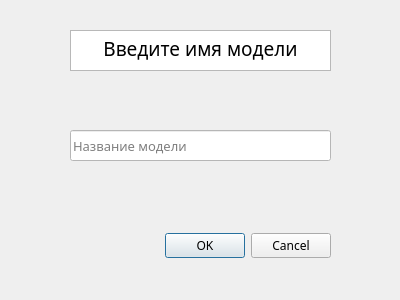
<?xml version="1.0" encoding="UTF-8"?>
<ui version="4.0">
 <class>ModelName</class>
 <widget class="QDialog" name="ModelName">
  <property name="geometry">
   <rect>
    <x>0</x>
    <y>0</y>
    <width>400</width>
    <height>300</height>
   </rect>
  </property>
  <property name="font">
   <font>
    <family>Muller Regular</family>
   </font>
  </property>
  <property name="windowTitle">
   <string>Dialog</string>
  </property>
  <widget class="QDialogButtonBox" name="buttonBox">
   <property name="geometry">
    <rect>
     <x>-10</x>
     <y>230</y>
     <width>341</width>
     <height>32</height>
    </rect>
   </property>
   <property name="orientation">
    <enum>Qt::Horizontal</enum>
   </property>
   <property name="standardButtons">
    <set>QDialogButtonBox::Cancel|QDialogButtonBox::Ok</set>
   </property>
  </widget>
  <widget class="QTextBrowser" name="textBrowser">
   <property name="geometry">
    <rect>
     <x>70</x>
     <y>30</y>
     <width>261</width>
     <height>41</height>
    </rect>
   </property>
   <property name="font">
    <font>
     <family>Muller Regular</family>
     <pointsize>14</pointsize>
    </font>
   </property>
   <property name="lineWidth">
    <number>-2</number>
   </property>
   <property name="html">
    <string>&lt;!DOCTYPE HTML PUBLIC &quot;-//W3C//DTD HTML 4.0//EN&quot; &quot;http://www.w3.org/TR/REC-html40/strict.dtd&quot;&gt;
&lt;html&gt;&lt;head&gt;&lt;meta name=&quot;qrichtext&quot; content=&quot;1&quot; /&gt;&lt;style type=&quot;text/css&quot;&gt;
p, li { white-space: pre-wrap; }
&lt;/style&gt;&lt;/head&gt;&lt;body style=&quot; font-family:'Muller Regular'; font-size:14pt; font-weight:400; font-style:normal;&quot;&gt;
&lt;p align=&quot;center&quot; style=&quot; margin-top:0px; margin-bottom:0px; margin-left:0px; margin-right:0px; -qt-block-indent:0; text-indent:0px;&quot;&gt;&lt;span style=&quot; font-family:'MS Shell Dlg 2';&quot;&gt;Введите имя модели&lt;/span&gt;&lt;/p&gt;&lt;/body&gt;&lt;/html&gt;</string>
   </property>
  </widget>
  <widget class="QLineEdit" name="textFileEdit">
   <property name="enabled">
    <bool>false</bool>
   </property>
   <property name="geometry">
    <rect>
     <x>70</x>
     <y>130</y>
     <width>261</width>
     <height>31</height>
    </rect>
   </property>
   <property name="palette">
    <palette>
     <active>
      <colorrole role="WindowText">
       <brush brushstyle="SolidPattern">
        <color alpha="255">
         <red>0</red>
         <green>0</green>
         <blue>0</blue>
        </color>
       </brush>
      </colorrole>
      <colorrole role="Button">
       <brush brushstyle="SolidPattern">
        <color alpha="255">
         <red>255</red>
         <green>255</green>
         <blue>255</blue>
        </color>
       </brush>
      </colorrole>
      <colorrole role="Light">
       <brush brushstyle="SolidPattern">
        <color alpha="255">
         <red>255</red>
         <green>255</green>
         <blue>255</blue>
        </color>
       </brush>
      </colorrole>
      <colorrole role="Midlight">
       <brush brushstyle="SolidPattern">
        <color alpha="255">
         <red>255</red>
         <green>255</green>
         <blue>255</blue>
        </color>
       </brush>
      </colorrole>
      <colorrole role="Dark">
       <brush brushstyle="SolidPattern">
        <color alpha="255">
         <red>127</red>
         <green>127</green>
         <blue>127</blue>
        </color>
       </brush>
      </colorrole>
      <colorrole role="Mid">
       <brush brushstyle="SolidPattern">
        <color alpha="255">
         <red>170</red>
         <green>170</green>
         <blue>170</blue>
        </color>
       </brush>
      </colorrole>
      <colorrole role="Text">
       <brush brushstyle="SolidPattern">
        <color alpha="255">
         <red>0</red>
         <green>0</green>
         <blue>0</blue>
        </color>
       </brush>
      </colorrole>
      <colorrole role="BrightText">
       <brush brushstyle="SolidPattern">
        <color alpha="255">
         <red>255</red>
         <green>255</green>
         <blue>255</blue>
        </color>
       </brush>
      </colorrole>
      <colorrole role="ButtonText">
       <brush brushstyle="SolidPattern">
        <color alpha="255">
         <red>0</red>
         <green>0</green>
         <blue>0</blue>
        </color>
       </brush>
      </colorrole>
      <colorrole role="Base">
       <brush brushstyle="SolidPattern">
        <color alpha="255">
         <red>255</red>
         <green>255</green>
         <blue>255</blue>
        </color>
       </brush>
      </colorrole>
      <colorrole role="Window">
       <brush brushstyle="SolidPattern">
        <color alpha="255">
         <red>255</red>
         <green>255</green>
         <blue>255</blue>
        </color>
       </brush>
      </colorrole>
      <colorrole role="Shadow">
       <brush brushstyle="SolidPattern">
        <color alpha="255">
         <red>0</red>
         <green>0</green>
         <blue>0</blue>
        </color>
       </brush>
      </colorrole>
      <colorrole role="AlternateBase">
       <brush brushstyle="SolidPattern">
        <color alpha="255">
         <red>255</red>
         <green>255</green>
         <blue>255</blue>
        </color>
       </brush>
      </colorrole>
      <colorrole role="ToolTipBase">
       <brush brushstyle="SolidPattern">
        <color alpha="255">
         <red>255</red>
         <green>255</green>
         <blue>220</blue>
        </color>
       </brush>
      </colorrole>
      <colorrole role="ToolTipText">
       <brush brushstyle="SolidPattern">
        <color alpha="255">
         <red>0</red>
         <green>0</green>
         <blue>0</blue>
        </color>
       </brush>
      </colorrole>
      <colorrole role="PlaceholderText">
       <brush brushstyle="SolidPattern">
        <color alpha="128">
         <red>0</red>
         <green>0</green>
         <blue>0</blue>
        </color>
       </brush>
      </colorrole>
     </active>
     <inactive>
      <colorrole role="WindowText">
       <brush brushstyle="SolidPattern">
        <color alpha="255">
         <red>0</red>
         <green>0</green>
         <blue>0</blue>
        </color>
       </brush>
      </colorrole>
      <colorrole role="Button">
       <brush brushstyle="SolidPattern">
        <color alpha="255">
         <red>255</red>
         <green>255</green>
         <blue>255</blue>
        </color>
       </brush>
      </colorrole>
      <colorrole role="Light">
       <brush brushstyle="SolidPattern">
        <color alpha="255">
         <red>255</red>
         <green>255</green>
         <blue>255</blue>
        </color>
       </brush>
      </colorrole>
      <colorrole role="Midlight">
       <brush brushstyle="SolidPattern">
        <color alpha="255">
         <red>255</red>
         <green>255</green>
         <blue>255</blue>
        </color>
       </brush>
      </colorrole>
      <colorrole role="Dark">
       <brush brushstyle="SolidPattern">
        <color alpha="255">
         <red>127</red>
         <green>127</green>
         <blue>127</blue>
        </color>
       </brush>
      </colorrole>
      <colorrole role="Mid">
       <brush brushstyle="SolidPattern">
        <color alpha="255">
         <red>170</red>
         <green>170</green>
         <blue>170</blue>
        </color>
       </brush>
      </colorrole>
      <colorrole role="Text">
       <brush brushstyle="SolidPattern">
        <color alpha="255">
         <red>0</red>
         <green>0</green>
         <blue>0</blue>
        </color>
       </brush>
      </colorrole>
      <colorrole role="BrightText">
       <brush brushstyle="SolidPattern">
        <color alpha="255">
         <red>255</red>
         <green>255</green>
         <blue>255</blue>
        </color>
       </brush>
      </colorrole>
      <colorrole role="ButtonText">
       <brush brushstyle="SolidPattern">
        <color alpha="255">
         <red>0</red>
         <green>0</green>
         <blue>0</blue>
        </color>
       </brush>
      </colorrole>
      <colorrole role="Base">
       <brush brushstyle="SolidPattern">
        <color alpha="255">
         <red>255</red>
         <green>255</green>
         <blue>255</blue>
        </color>
       </brush>
      </colorrole>
      <colorrole role="Window">
       <brush brushstyle="SolidPattern">
        <color alpha="255">
         <red>255</red>
         <green>255</green>
         <blue>255</blue>
        </color>
       </brush>
      </colorrole>
      <colorrole role="Shadow">
       <brush brushstyle="SolidPattern">
        <color alpha="255">
         <red>0</red>
         <green>0</green>
         <blue>0</blue>
        </color>
       </brush>
      </colorrole>
      <colorrole role="AlternateBase">
       <brush brushstyle="SolidPattern">
        <color alpha="255">
         <red>255</red>
         <green>255</green>
         <blue>255</blue>
        </color>
       </brush>
      </colorrole>
      <colorrole role="ToolTipBase">
       <brush brushstyle="SolidPattern">
        <color alpha="255">
         <red>255</red>
         <green>255</green>
         <blue>220</blue>
        </color>
       </brush>
      </colorrole>
      <colorrole role="ToolTipText">
       <brush brushstyle="SolidPattern">
        <color alpha="255">
         <red>0</red>
         <green>0</green>
         <blue>0</blue>
        </color>
       </brush>
      </colorrole>
      <colorrole role="PlaceholderText">
       <brush brushstyle="SolidPattern">
        <color alpha="128">
         <red>0</red>
         <green>0</green>
         <blue>0</blue>
        </color>
       </brush>
      </colorrole>
     </inactive>
     <disabled>
      <colorrole role="WindowText">
       <brush brushstyle="SolidPattern">
        <color alpha="255">
         <red>127</red>
         <green>127</green>
         <blue>127</blue>
        </color>
       </brush>
      </colorrole>
      <colorrole role="Button">
       <brush brushstyle="SolidPattern">
        <color alpha="255">
         <red>255</red>
         <green>255</green>
         <blue>255</blue>
        </color>
       </brush>
      </colorrole>
      <colorrole role="Light">
       <brush brushstyle="SolidPattern">
        <color alpha="255">
         <red>255</red>
         <green>255</green>
         <blue>255</blue>
        </color>
       </brush>
      </colorrole>
      <colorrole role="Midlight">
       <brush brushstyle="SolidPattern">
        <color alpha="255">
         <red>255</red>
         <green>255</green>
         <blue>255</blue>
        </color>
       </brush>
      </colorrole>
      <colorrole role="Dark">
       <brush brushstyle="SolidPattern">
        <color alpha="255">
         <red>127</red>
         <green>127</green>
         <blue>127</blue>
        </color>
       </brush>
      </colorrole>
      <colorrole role="Mid">
       <brush brushstyle="SolidPattern">
        <color alpha="255">
         <red>170</red>
         <green>170</green>
         <blue>170</blue>
        </color>
       </brush>
      </colorrole>
      <colorrole role="Text">
       <brush brushstyle="SolidPattern">
        <color alpha="255">
         <red>127</red>
         <green>127</green>
         <blue>127</blue>
        </color>
       </brush>
      </colorrole>
      <colorrole role="BrightText">
       <brush brushstyle="SolidPattern">
        <color alpha="255">
         <red>255</red>
         <green>255</green>
         <blue>255</blue>
        </color>
       </brush>
      </colorrole>
      <colorrole role="ButtonText">
       <brush brushstyle="SolidPattern">
        <color alpha="255">
         <red>127</red>
         <green>127</green>
         <blue>127</blue>
        </color>
       </brush>
      </colorrole>
      <colorrole role="Base">
       <brush brushstyle="SolidPattern">
        <color alpha="255">
         <red>255</red>
         <green>255</green>
         <blue>255</blue>
        </color>
       </brush>
      </colorrole>
      <colorrole role="Window">
       <brush brushstyle="SolidPattern">
        <color alpha="255">
         <red>255</red>
         <green>255</green>
         <blue>255</blue>
        </color>
       </brush>
      </colorrole>
      <colorrole role="Shadow">
       <brush brushstyle="SolidPattern">
        <color alpha="255">
         <red>0</red>
         <green>0</green>
         <blue>0</blue>
        </color>
       </brush>
      </colorrole>
      <colorrole role="AlternateBase">
       <brush brushstyle="SolidPattern">
        <color alpha="255">
         <red>255</red>
         <green>255</green>
         <blue>255</blue>
        </color>
       </brush>
      </colorrole>
      <colorrole role="ToolTipBase">
       <brush brushstyle="SolidPattern">
        <color alpha="255">
         <red>255</red>
         <green>255</green>
         <blue>220</blue>
        </color>
       </brush>
      </colorrole>
      <colorrole role="ToolTipText">
       <brush brushstyle="SolidPattern">
        <color alpha="255">
         <red>0</red>
         <green>0</green>
         <blue>0</blue>
        </color>
       </brush>
      </colorrole>
      <colorrole role="PlaceholderText">
       <brush brushstyle="SolidPattern">
        <color alpha="128">
         <red>0</red>
         <green>0</green>
         <blue>0</blue>
        </color>
       </brush>
      </colorrole>
     </disabled>
    </palette>
   </property>
   <property name="font">
    <font>
     <family>Muller Regular</family>
     <pointsize>10</pointsize>
    </font>
   </property>
   <property name="text">
    <string>Название модели</string>
   </property>
   <property name="placeholderText">
    <string>Файл с текстом</string>
   </property>
  </widget>
 </widget>
 <resources/>
 <connections>
  <connection>
   <sender>buttonBox</sender>
   <signal>accepted()</signal>
   <receiver>ModelName</receiver>
   <slot>accept()</slot>
   <hints>
    <hint type="sourcelabel">
     <x>248</x>
     <y>254</y>
    </hint>
    <hint type="destinationlabel">
     <x>157</x>
     <y>274</y>
    </hint>
   </hints>
  </connection>
  <connection>
   <sender>buttonBox</sender>
   <signal>rejected()</signal>
   <receiver>ModelName</receiver>
   <slot>reject()</slot>
   <hints>
    <hint type="sourcelabel">
     <x>316</x>
     <y>260</y>
    </hint>
    <hint type="destinationlabel">
     <x>286</x>
     <y>274</y>
    </hint>
   </hints>
  </connection>
 </connections>
</ui>
